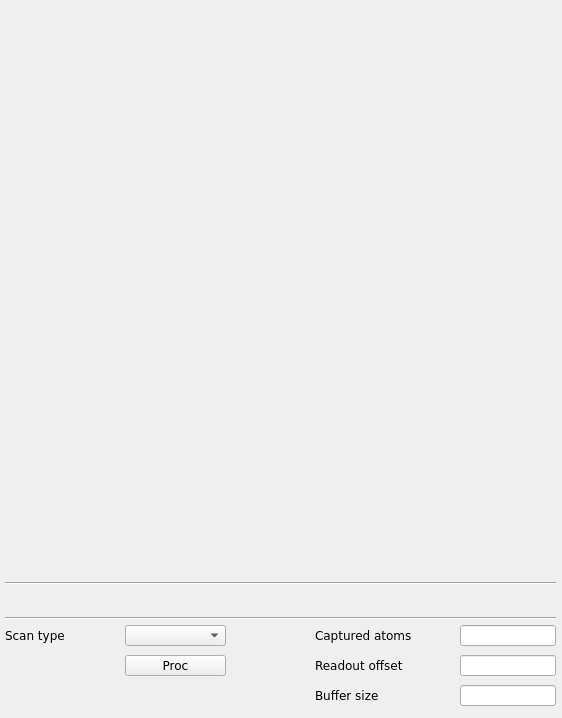
<?xml version="1.0" encoding="UTF-8"?>
<ui version="4.0">
 <class>mainWindow</class>
 <widget class="QMainWindow" name="mainWindow">
  <property name="geometry">
   <rect>
    <x>0</x>
    <y>0</y>
    <width>562</width>
    <height>718</height>
   </rect>
  </property>
  <property name="windowTitle">
   <string/>
  </property>
  <property name="Title" stdset="0">
   <string>$(BPM)</string>
  </property>
  <widget class="QWidget" name="centralwidget">
   <widget class="caCartesianPlot" name="tbtddcsynth_x">
    <property name="geometry">
     <rect>
      <x>9</x>
      <y>9</y>
      <width>546</width>
      <height>275</height>
     </rect>
    </property>
    <property name="font">
     <font>
      <family>Sans</family>
      <pointsize>8</pointsize>
     </font>
    </property>
    <property name="Title" stdset="0">
     <string notr="true">Horizontal position</string>
    </property>
    <property name="TitleX">
     <string notr="true">Bunches</string>
    </property>
    <property name="TitleY">
     <string notr="true">Position [nm]</string>
    </property>
    <property name="channels_1" stdset="0">
     <string notr="true">;$(BPM):bunch.X</string>
    </property>
    <property name="Style_1">
     <enum>caCartesianPlot::Lines</enum>
    </property>
    <property name="symbol_1">
     <enum>caCartesianPlot::Star1</enum>
    </property>
    <property name="color_1">
     <color>
      <red>255</red>
      <green>0</green>
      <blue>0</blue>
     </color>
    </property>
    <property name="Style_2">
     <enum>caCartesianPlot::Lines</enum>
    </property>
    <property name="plotMode">
     <enum>caCartesianPlot::PlotNPointsAndStop</enum>
    </property>
    <property name="countNumOrChannel" stdset="0">
     <string notr="true"/>
    </property>
    <property name="triggerChannel" stdset="0">
     <string notr="true"/>
    </property>
    <property name="foreground">
     <color alpha="0">
      <red>255</red>
      <green>255</green>
      <blue>255</blue>
     </color>
    </property>
    <property name="gridColor">
     <color>
      <red>0</red>
      <green>0</green>
      <blue>0</blue>
     </color>
    </property>
    <property name="XaxisScaling" stdset="0">
     <enum>caCartesianPlot::Auto</enum>
    </property>
    <property name="XaxisLimits">
     <string>0;100</string>
    </property>
    <property name="YaxisLimits">
     <string>-1000000;-900000</string>
    </property>
   </widget>
   <widget class="Line" name="line">
    <property name="geometry">
     <rect>
      <x>5</x>
      <y>610</y>
      <width>551</width>
      <height>16</height>
     </rect>
    </property>
    <property name="orientation">
     <enum>Qt::Horizontal</enum>
    </property>
   </widget>
   <widget class="caCartesianPlot" name="tbtddcsynth_y">
    <property name="geometry">
     <rect>
      <x>9</x>
      <y>295</y>
      <width>546</width>
      <height>275</height>
     </rect>
    </property>
    <property name="font">
     <font>
      <family>Sans</family>
      <pointsize>8</pointsize>
     </font>
    </property>
    <property name="Title" stdset="0">
     <string notr="true">Vertical position</string>
    </property>
    <property name="TitleX">
     <string notr="true">Bunches</string>
    </property>
    <property name="TitleY">
     <string notr="true">Position [nm]</string>
    </property>
    <property name="channels_1" stdset="0">
     <string notr="true">;$(BPM):bunch.Y</string>
    </property>
    <property name="Style_1">
     <enum>caCartesianPlot::Lines</enum>
    </property>
    <property name="symbol_1">
     <enum>caCartesianPlot::Star1</enum>
    </property>
    <property name="color_1">
     <color>
      <red>33</red>
      <green>0</green>
      <blue>255</blue>
     </color>
    </property>
    <property name="channels_2" stdset="0">
     <string notr="true"/>
    </property>
    <property name="symbol_2">
     <enum>caCartesianPlot::Star2</enum>
    </property>
    <property name="color_2">
     <color>
      <red>6</red>
      <green>0</green>
      <blue>255</blue>
     </color>
    </property>
    <property name="plotMode">
     <enum>caCartesianPlot::PlotNPointsAndStop</enum>
    </property>
    <property name="countNumOrChannel" stdset="0">
     <string notr="true"/>
    </property>
    <property name="triggerChannel" stdset="0">
     <string notr="true"/>
    </property>
    <property name="foreground">
     <color alpha="0">
      <red>255</red>
      <green>255</green>
      <blue>255</blue>
     </color>
    </property>
    <property name="gridColor">
     <color>
      <red>0</red>
      <green>0</green>
      <blue>0</blue>
     </color>
    </property>
    <property name="XaxisScaling" stdset="0">
     <enum>caCartesianPlot::Auto</enum>
    </property>
    <property name="XaxisLimits">
     <string>0;100</string>
    </property>
    <property name="YaxisLimits">
     <string>-1000000;-900000</string>
    </property>
   </widget>
   <widget class="QLabel" name="label_19">
    <property name="geometry">
     <rect>
      <x>315</x>
      <y>685</y>
      <width>116</width>
      <height>20</height>
     </rect>
    </property>
    <property name="font">
     <font>
      <family>DejaVu Sans</family>
      <pointsize>9</pointsize>
     </font>
    </property>
    <property name="text">
     <string>Buffer size</string>
    </property>
   </widget>
   <widget class="QLabel" name="label_20">
    <property name="geometry">
     <rect>
      <x>5</x>
      <y>625</y>
      <width>131</width>
      <height>20</height>
     </rect>
    </property>
    <property name="font">
     <font>
      <family>DejaVu Sans</family>
      <pointsize>9</pointsize>
     </font>
    </property>
    <property name="text">
     <string>Scan type</string>
    </property>
   </widget>
   <widget class="QLabel" name="label_21">
    <property name="geometry">
     <rect>
      <x>315</x>
      <y>655</y>
      <width>181</width>
      <height>20</height>
     </rect>
    </property>
    <property name="font">
     <font>
      <family>DejaVu Sans</family>
      <pointsize>9</pointsize>
     </font>
    </property>
    <property name="text">
     <string>Readout offset</string>
    </property>
   </widget>
   <widget class="caMenu" name="tbtddcsynth_scan">
    <property name="geometry">
     <rect>
      <x>125</x>
      <y>625</y>
      <width>101</width>
      <height>21</height>
     </rect>
    </property>
    <property name="font">
     <font>
      <family>DejaVu Sans</family>
      <pointsize>9</pointsize>
     </font>
    </property>
    <property name="channel" stdset="0">
     <string notr="true">$(BPM):bunch.SCAN</string>
    </property>
   </widget>
   <widget class="caMessageButton" name="camessagebutton">
    <property name="geometry">
     <rect>
      <x>125</x>
      <y>655</y>
      <width>101</width>
      <height>21</height>
     </rect>
    </property>
    <property name="font">
     <font>
      <family>DejaVu Sans</family>
      <pointsize>9</pointsize>
     </font>
    </property>
    <property name="text">
     <string>Proc</string>
    </property>
    <property name="flat">
     <bool>false</bool>
    </property>
    <property name="fontScaleMode">
     <enum>EPushButton::WidthAndHeight</enum>
    </property>
    <property name="channel" stdset="0">
     <string notr="true">$(BPM):bunch.PROC</string>
    </property>
    <property name="background">
     <color>
      <red>255</red>
      <green>255</green>
      <blue>255</blue>
     </color>
    </property>
    <property name="pressMessage">
     <string notr="true">1</string>
    </property>
   </widget>
   <widget class="caTextEntry" name="tbtddcsynth_offs">
    <property name="geometry">
     <rect>
      <x>460</x>
      <y>655</y>
      <width>96</width>
      <height>21</height>
     </rect>
    </property>
    <property name="font">
     <font>
      <family>DejaVu Sans</family>
      <pointsize>10</pointsize>
     </font>
    </property>
    <property name="alignment">
     <set>Qt::AlignRight|Qt::AlignTrailing|Qt::AlignVCenter</set>
    </property>
    <property name="channel" stdset="0">
     <string notr="true">$(BPM):bunch.OFFS</string>
    </property>
    <property name="fontScaleMode">
     <enum>caLineEdit::WidthAndHeight</enum>
    </property>
   </widget>
   <widget class="caTextEntry" name="tbtddcsynth_ngrp">
    <property name="geometry">
     <rect>
      <x>460</x>
      <y>685</y>
      <width>96</width>
      <height>21</height>
     </rect>
    </property>
    <property name="font">
     <font>
      <family>DejaVu Sans</family>
      <pointsize>10</pointsize>
     </font>
    </property>
    <property name="alignment">
     <set>Qt::AlignRight|Qt::AlignTrailing|Qt::AlignVCenter</set>
    </property>
    <property name="channel" stdset="0">
     <string notr="true">$(BPM):bunch.NGRP</string>
    </property>
    <property name="precisionMode">
     <enum>caLineEdit::User</enum>
    </property>
    <property name="limitsMode">
     <enum>caLineEdit::User</enum>
    </property>
    <property name="maxValue">
     <double>100000.000000000000000</double>
    </property>
    <property name="minValue">
     <double>10.000000000000000</double>
    </property>
    <property name="fontScaleMode">
     <enum>caLineEdit::WidthAndHeight</enum>
    </property>
   </widget>
   <widget class="caRelatedDisplay" name="carelateddisplay_2">
    <property name="geometry">
     <rect>
      <x>5</x>
      <y>590</y>
      <width>551</width>
      <height>21</height>
     </rect>
    </property>
    <property name="font">
     <font>
      <family>Sans Serif</family>
      <pointsize>10</pointsize>
     </font>
    </property>
    <property name="background">
     <color>
      <red>252</red>
      <green>220</green>
      <blue>123</blue>
     </color>
    </property>
    <property name="labels">
     <string notr="true">SUM signal</string>
    </property>
    <property name="files">
     <string notr="true">bunch_sum</string>
    </property>
    <property name="args">
     <string notr="true">BPM=$(BPM)</string>
    </property>
   </widget>
   <widget class="QLabel" name="label">
    <property name="geometry">
     <rect>
      <x>315</x>
      <y>625</y>
      <width>181</width>
      <height>20</height>
     </rect>
    </property>
    <property name="font">
     <font>
      <family>DejaVu Sans</family>
      <pointsize>9</pointsize>
     </font>
    </property>
    <property name="text">
     <string>Captured atoms</string>
    </property>
   </widget>
   <widget class="caTextEntry" name="tbtddcsynth_offs_2">
    <property name="geometry">
     <rect>
      <x>460</x>
      <y>625</y>
      <width>96</width>
      <height>21</height>
     </rect>
    </property>
    <property name="font">
     <font>
      <family>DejaVu Sans</family>
      <pointsize>10</pointsize>
     </font>
    </property>
    <property name="alignment">
     <set>Qt::AlignRight|Qt::AlignTrailing|Qt::AlignVCenter</set>
    </property>
    <property name="channel" stdset="0">
     <string notr="true">$(BPM):bunch:captured_atoms</string>
    </property>
    <property name="fontScaleMode">
     <enum>caLineEdit::WidthAndHeight</enum>
    </property>
   </widget>
   <widget class="Line" name="line_2">
    <property name="geometry">
     <rect>
      <x>5</x>
      <y>575</y>
      <width>551</width>
      <height>16</height>
     </rect>
    </property>
    <property name="orientation">
     <enum>Qt::Horizontal</enum>
    </property>
   </widget>
  </widget>
 </widget>
 <customwidgets>
  <customwidget>
   <class>QwtPlot</class>
   <extends>QFrame</extends>
   <header>qwt_plot.h</header>
  </customwidget>
  <customwidget>
   <class>caMenu</class>
   <extends>QComboBox</extends>
   <header>caMenu</header>
  </customwidget>
  <customwidget>
   <class>caRelatedDisplay</class>
   <extends>QWidget</extends>
   <header>caRelatedDisplay</header>
  </customwidget>
  <customwidget>
   <class>caTextEntry</class>
   <extends>caLineEdit</extends>
   <header>caTextEntry</header>
  </customwidget>
  <customwidget>
   <class>caMessageButton</class>
   <extends>QPushButton</extends>
   <header>caMessageButton</header>
  </customwidget>
  <customwidget>
   <class>caLineEdit</class>
   <extends>QLineEdit</extends>
   <header>caLineEdit</header>
  </customwidget>
  <customwidget>
   <class>caCartesianPlot</class>
   <extends>QwtPlot</extends>
   <header>caCartesianPlot</header>
   <container>1</container>
  </customwidget>
 </customwidgets>
 <resources/>
 <connections/>
</ui>
